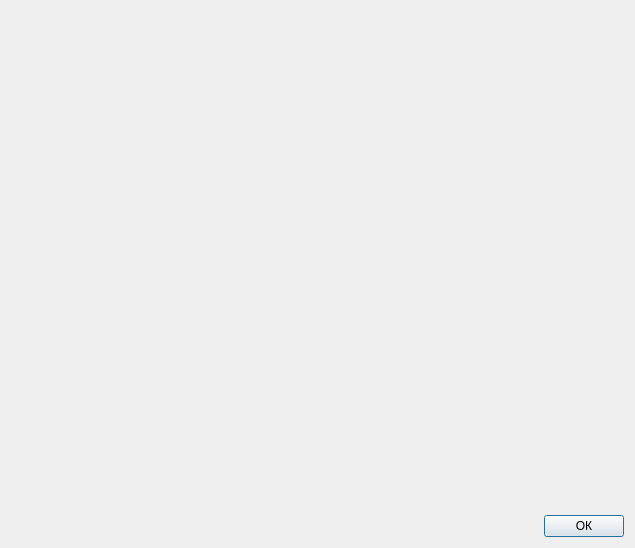
<?xml version="1.0" encoding="UTF-8"?>
<ui version="4.0">
 <class>MedicalStatusDialogClass</class>
 <widget class="QDialog" name="MedicalStatusDialogClass">
  <property name="geometry">
   <rect>
    <x>0</x>
    <y>0</y>
    <width>635</width>
    <height>548</height>
   </rect>
  </property>
  <property name="windowTitle">
   <string>MedicalStatusDialog</string>
  </property>
  <layout class="QVBoxLayout" name="verticalLayout_4">
   <item>
    <widget class="MedicalStatusWidget" name="allergiesWidget" native="true">
     <property name="sizePolicy">
      <sizepolicy hsizetype="Preferred" vsizetype="Expanding">
       <horstretch>0</horstretch>
       <verstretch>0</verstretch>
      </sizepolicy>
     </property>
    </widget>
   </item>
   <item>
    <widget class="MedicalStatusWidget" name="currentWidget" native="true">
     <property name="sizePolicy">
      <sizepolicy hsizetype="Preferred" vsizetype="Expanding">
       <horstretch>0</horstretch>
       <verstretch>0</verstretch>
      </sizepolicy>
     </property>
    </widget>
   </item>
   <item>
    <widget class="MedicalStatusWidget" name="pastWidget" native="true">
     <property name="sizePolicy">
      <sizepolicy hsizetype="Preferred" vsizetype="Expanding">
       <horstretch>0</horstretch>
       <verstretch>0</verstretch>
      </sizepolicy>
     </property>
    </widget>
   </item>
   <item>
    <layout class="QHBoxLayout" name="horizontalLayout">
     <item>
      <spacer name="horizontalSpacer">
       <property name="orientation">
        <enum>Qt::Horizontal</enum>
       </property>
       <property name="sizeHint" stdset="0">
        <size>
         <width>40</width>
         <height>20</height>
        </size>
       </property>
      </spacer>
     </item>
     <item>
      <widget class="QPushButton" name="okButton">
       <property name="text">
        <string>ОК</string>
       </property>
      </widget>
     </item>
    </layout>
   </item>
  </layout>
 </widget>
 <layoutdefault spacing="6" margin="11"/>
 <customwidgets>
  <customwidget>
   <class>MedicalStatusWidget</class>
   <extends>QWidget</extends>
   <header>View/SubWidgets/medicalstatuswidget.h</header>
   <container>1</container>
  </customwidget>
 </customwidgets>
 <resources/>
 <connections/>
</ui>
